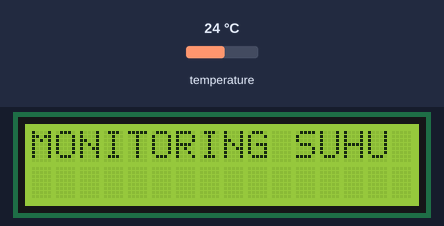
A sketch run on a simulated ESP32. Parts: 16×2 character LCD. Inputs (shaded band) come from the test bench; at power-on: temperature 24 °C. What the sketch prints to the serial monitor is not drawn.

Above: at 0.1 s.
3.3 s: temperature set to 12 °C
At 4.9 s:
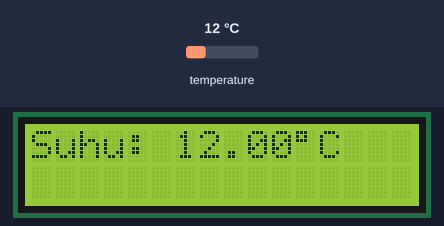
9.1 s: temperature set to 19 °C
At 13.5 s:
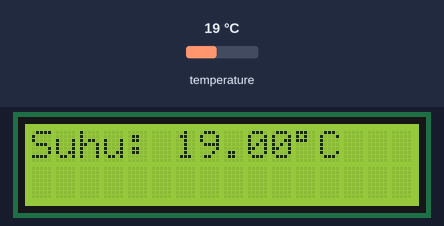
14.9 s: temperature set to 28 °C
At 18.5 s:
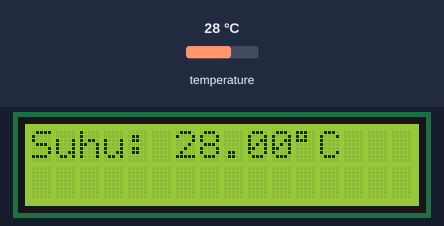
Timing chart, 0 to 20.0 s (numbered marks = the images above; inputs shaded):
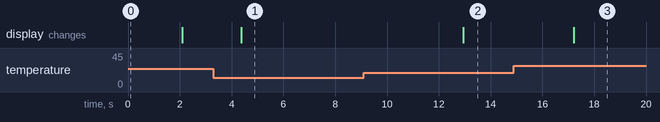

The sketch:

Suhu.ino
```cpp
#include <Wire.h>
#include <LiquidCrystal_I2C.h>
#include <OneWire.h>
#include <DallasTemperature.h>

#define ONE_WIRE_BUS 4
OneWire oneWire(ONE_WIRE_BUS);
DallasTemperature sensors(&oneWire);

LiquidCrystal_I2C lcd(0x27, 16, 2);

void setup(void)
{

  Serial.begin(9600);
  Serial.println("MONITORING SUHU");
  Wire.begin(21, 22);
  sensors.begin();

  lcd.begin();
  lcd.backlight();
  lcd.setCursor(0, 0);
  lcd.print("MONITORING SUHU");
  delay(2000);
  lcd.clear();
}
void loop(void)
{
  Serial.print("Requesting temperatures...");
  sensors.requestTemperatures();
  Serial.println("DONE");
  delay(1500);

  float tempC = sensors.getTempCByIndex(0);

  if (tempC != DEVICE_DISCONNECTED_C)
  {
    Serial.print("Suhu : ");
    Serial.println(tempC);


    lcd.setCursor(0, 0);
    lcd.print("Suhu: ");
    lcd.print(tempC);
    lcd.print((char)223);
    lcd.print("C   ");
  }
  else
  {
    Serial.println("Error: Could not read temperature data");
    lcd.setCursor(0, 0);
    lcd.print("Temp Error");
  }

  delay(2000);
}
```

Measured:
- after the input at 3.3 s, the display: changes after 1.1 s (image 1)
- after the input at 9.1 s, the display: changes after 3.8 s (image 2)
- after the input at 14.9 s, the display: changes after 2.3 s (image 3)
